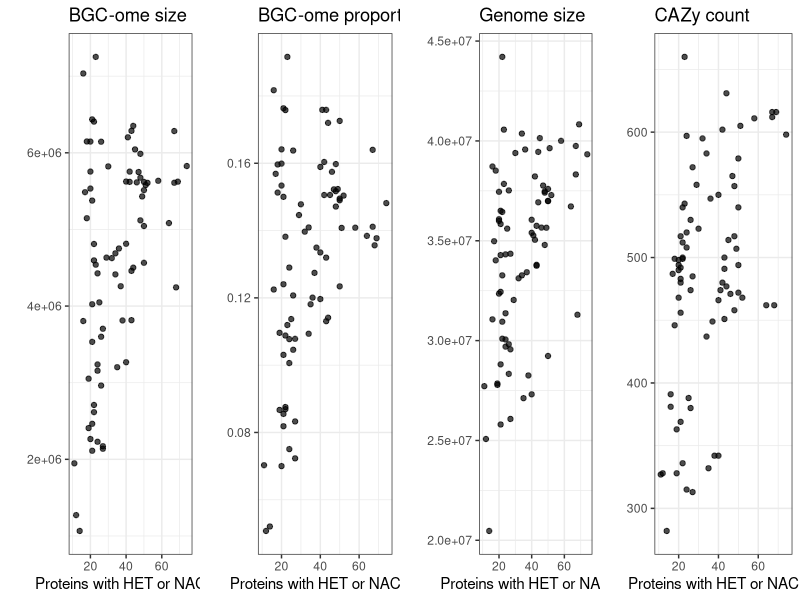

Source code (R):
library(ggplot2)
library(cowplot)

dat <- read.table('HICount_GenomeSize_BGComeSize_CAZymeCount_Tallies.txt', header=T, sep='\t')
# gca     species bgcome_size     genome_size     hi_count

png('Aspergillus_HET_vs_BGC-ome_Size.png', height=3.5, width=15, units='in', res=600)
g1 <- ggplot(dat, aes(x=hi_count, y=bgcome_size)) + geom_point(alpha=0.7) + theme_bw() + xlab("Proteins with HET or NACHT") + ylab("") + ggtitle("BGC-ome size")
g2 <- ggplot(dat, aes(x=hi_count, y=bgcome_size/genome_size)) + geom_point(alpha=0.7) + theme_bw() + ylab("") + xlab("Proteins with HET or NACHT") + ggtitle("BGC-ome proportion")
g3 <- ggplot(dat, aes(x=hi_count, y=genome_size)) + geom_point(alpha=0.7) + theme_bw() + xlab("Proteins with HET or NACHT") + ylab("") + ggtitle("Genome size")
g4 <- ggplot(dat, aes(x=hi_count, y=cazy_count)) + geom_point(alpha=0.7) + theme_bw() + xlab("Proteins with HET or NACHT") + ylab("") + ggtitle("CAZy count")
plot_grid(g1, g2, g3, g4, nrow=1)#, g4)
dev.off()
